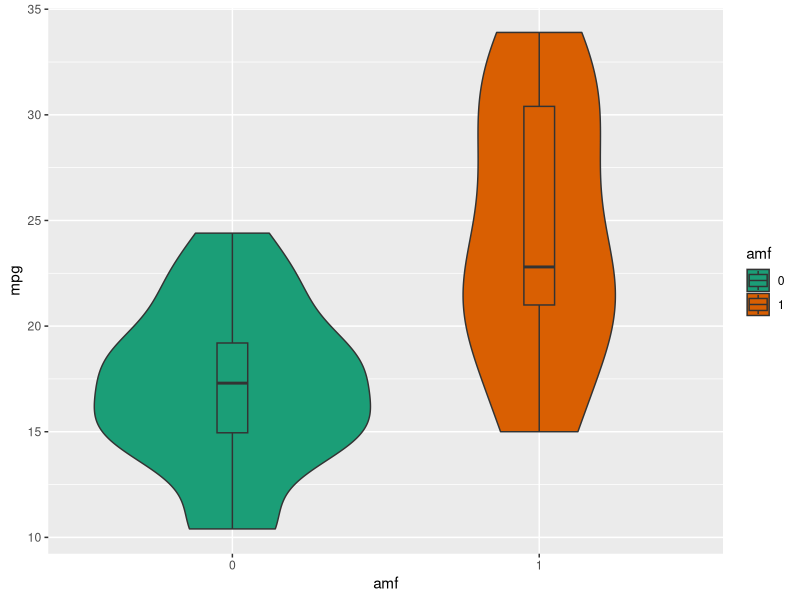

Write the R code that produced this figure. (Note: this script raises an error after producing the figure.)
## ---- chunk 1
knitr::opts_chunk$set(echo = TRUE)
library(dplyr)
library(ggplot2)
## ---- chunk 2
head(mtcars)
amf <- as.factor(mtcars$am)
cylf <- as.factor(mtcars$cyl)
## ---- chunk 3
amf <- as.factor(mtcars$am)
g <- ggplot(data = mtcars, aes(x = amf ,y = mpg, fill = amf))
g <- g + geom_violin()
g <- g + geom_boxplot(width=0.1)
g <- g + scale_fill_brewer(palette="Dark2")
g
## ---- chunk 4
meanMpg <- mtcars %>% group_by(am) %>% summarize(meanMpg = mean(mpg))
meanMpg <- data.frame(meanMpg)
meanMpg
## ---- chunk 5
sdMpg <- mtcars %>% group_by(am) %>% summarize(sdMpg = sd(mpg))
sdMpg <- data.frame(sdMpg)
sdMpg
## ---- chunk 6
t.test(mpg~amf, paired = FALSE, data = mtcars)
## ---- chunk 7
 fit1 <- lm(mpg~ amf,data = mtcars)
 fit2 <- update(fit1 , mpg~ am + cylf)
 fit3 <- update(fit2 , mpg~ am + cylf + disp)
 fit4 <- update(fit3 , mpg~ am + cylf + disp + hp)
 fit5 <- update(fit4 , mpg~ am + cylf + disp + hp + drat)
 fit6 <- update(fit5 , mpg~ am + cylf + disp + hp + drat + wt)
 fit7 <- update(fit6 , mpg~ am + cylf + disp + hp + drat + wt + qsec)
 fit8 <- update(fit7 , mpg~ am + cylf + disp + hp + drat + wt + qsec + vs)
 fit9 <- update(fit8 , mpg~ am + cylf + disp + hp + drat + wt + qsec + vs + gear)
 fit10 <- update(fit9 ,mpg~ am + cylf + disp + hp + drat + wt + qsec + vs + gear + carb)
 anova(fit1, fit2, fit3,fit4,fit5,fit6,fit7,fit8,fit9,fit10)
## ---- chunk 8
 fit21 <- update(fit1 , mpg~ amf + cylf)
 fit22 <- update(fit21, mpg ~ amf + cylf + wt)
 fit23 <- update(fit21, mpg ~ amf + cylf + wt + hp)
 anova(fit1, fit21,fit22,fit23)
## ---- chunk 9
summary(fit21)$coef
## ---- chunk 10
par(mfrow = c(2,2))
plot(fit21)
